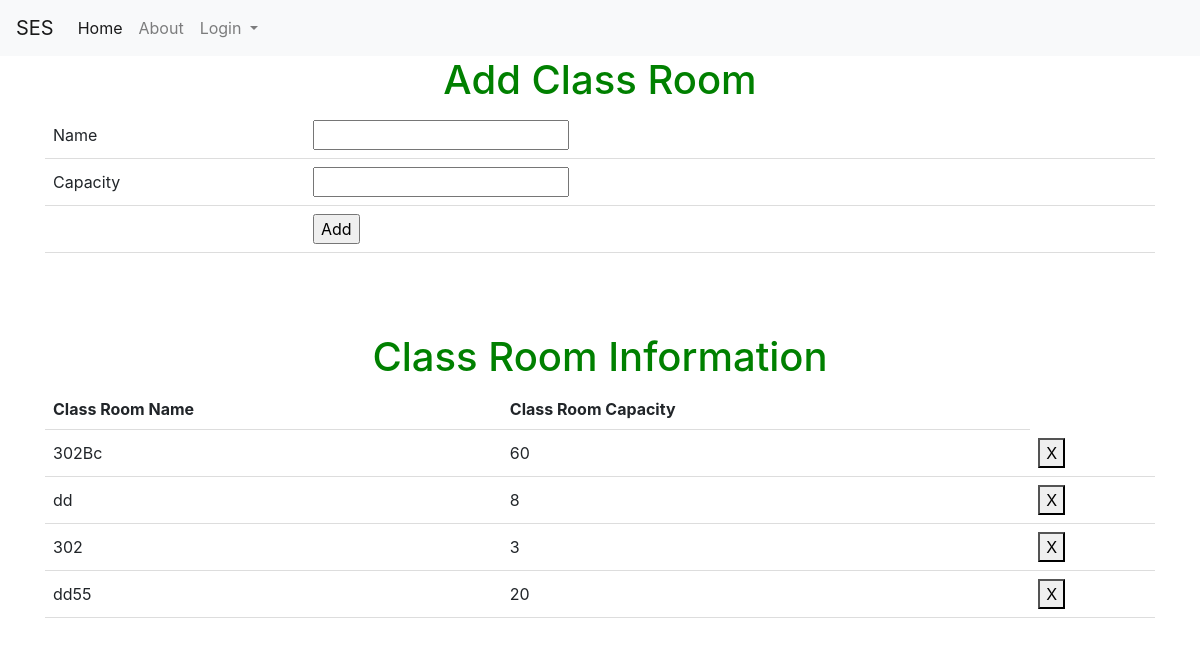
Before: /saverloc with the older database file.
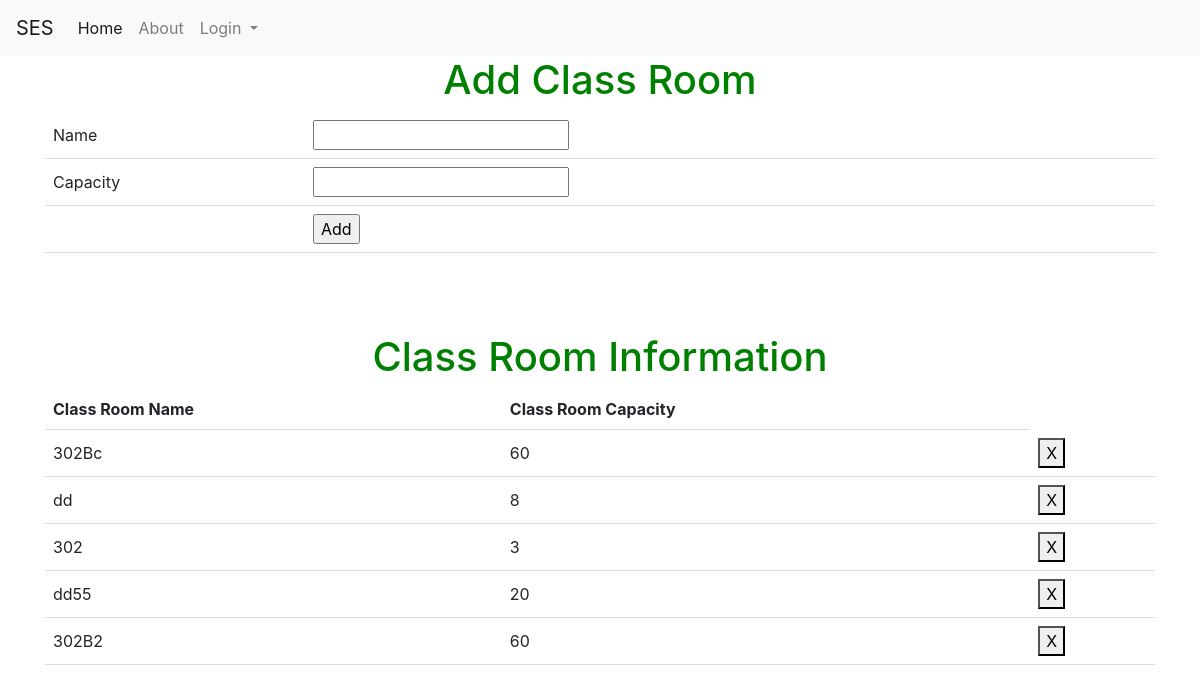
After: the same page with the newer database file.
### tables this page shows
CREATE TABLE loc (loc_id INTEGER PRIMARY KEY UNIQUE, loc_Cap INTEGER, loc_name CHAR CONSTRAINT loc_id UNIQUE ON CONFLICT IGNORE);

### auth.py (the view, shortened to what this page needs)
@auth.route("/saverloc",methods = ["POST","GET"])
def saverloc():
    if request.method=='GET':
        con = sqlite3.connect("instance/db.sqlite")
        cur = con.cursor()
        cur.execute("SELECT * FROM loc")
        data6 = cur.fetchall()
        return render_template('add_loc.html',data6=data6)
    return render_template("add_loc.html",data6=data6)

### templates/add_Loc.html (shortened to what this page needs)
{% extends "base.html" %}
{% block content %}
<h1>Add Class Room</h1>
 <form action = "/saverloc" method="post">
 <table>
  <tr><td>Name</td><td><input type="text" name="name_loc" ></td></tr>
  <tr><td>Capacity</td><td><input type="number" name="cap"></td></tr>
  <tr><td></td><td><input type="submit" value="Add"></td></tr>
</form>
  <form action = "/del_loc" method="post">
 <br> <h1>{{msg}}</h1><br><br>
 <h1>Class Room Information</h1>
 <table id="table_to_highlight" style="width:100%">
    <thead>
      <tr>
        <th>Class Room Name</th>
        <th>Class Room Capacity</th>
      </tr>
      </thead>
      <tbody>
       {% for row in data6 %}
              <tr>
                  <td>{{row[2]}}</td>
                  <td>{{row[1]}}</td>
                  <td><button class="bi bi-plus" type="submit" value="{{ row[0] }}" name="locid">X</button></td>
              </tr>
          {% endfor %}
      </tbody>
  </table>
 </form>
{% endblock %}

### templates/base.html (shortened to what this page needs)
<!DOCTYPE html>
<html>
<head>
    <link rel="stylesheet" href="https://cdn.jsdelivr.net/npm/bootstrap@4.3.1/dist/css/bootstrap.min.css">
    <link rel="stylesheet" href="https://cdnjs.cloudflare.com/ajax/libs/font-awesome/5.15.3/css/all.min.css">
    <link rel="stylesheet" href="https://mdbcdn.b-cdn.net/wp-content/themes/mdbootstrap4/docs-app/css/compiled-4.20.0.min.css">
</head>
<body>
<section class="hero is-fullheight" style="background-color:#ffffff;">
    <div>  <nav class="navbar navbar-expand-lg navbar-light bg-light">
        <a class="navbar-brand" href="{{ url_for('main.index') }}">SES</a>
        <div class="collapse navbar-collapse" id="navbarSupportedContent">
          <ul class="navbar-nav mr-auto">
            <li class="nav-item active">
              <a class="nav-link" href="{{ url_for('main.index') }}">Home <span class="sr-only">(current)</span></a>
            </li>
            <li class="nav-item">
              <a class="nav-link" href="{{ url_for('main.About') }}">About</a>
            </li>
            <li class="nav-item dropdown">
              <a class="nav-link dropdown-toggle" href="#" id="navbarDropdown" role="button" data-toggle="dropdown" aria-haspopup="true" aria-expanded="false">
                Login
              </a>
            </li>
        </div>
    </div>
    <div class="hero-body">
        <div class="container has-text-centered">
            {% block content %}{% endblock %}
        </div>
</section>
</body>
</html>

### templates/add_Loc.html (style rules this page uses)
body { text-align: center; }
h1 { color: green; }
table { border-collapse: collapse; width: 100%; }
th, td { padding: 8px; text-align: left; border-bottom: 1px solid #ddd; }

Changed rows visible on the page:
added loc: loc_name "302B2", loc_Cap "60", {{ row[0] }} 7 (drawn)
